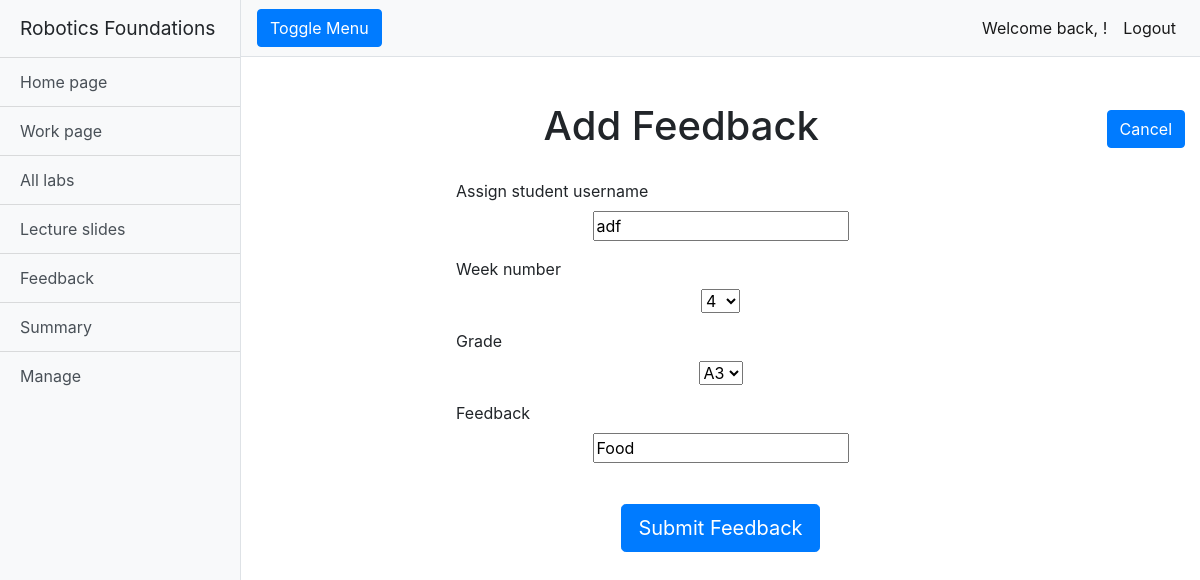
The page /rfwa/update_feedback/adf-4/ (signed in) on the database its author committed.
### rfwa/models.py (models this page shows, shortened)
class Feedback(models.Model):
    assignedStudent_username = models.CharField(max_length=128)
    week_number = models.CharField(max_length=128)
    grade = models.TextField(max_length=2048)
    comments = models.TextField(max_length=2048)
    slug = models.SlugField(primary_key=True, blank=True)

### rfwa/views.py (the view)
# urls.py: path("update_feedback/<slug:slugName>/",
@login_required
def update_feedback(request, slugName):
    current_feedback = Feedback.objects.get(slug=slugName)
    form = FeedbackForm(instance=current_feedback)
    if request.method == 'POST':
        form = FeedbackForm(request.POST, instance=current_feedback)
        if form.is_valid():
            form.save()
            return redirect('manage_feedbacks')
    return render(request, 'rfwa/add_feedback.html', {'form': form})

### rfwa/forms.py
class FeedbackForm(forms.ModelForm):
    assignedStudent_username = forms.CharField(max_length = 50, label="Assign student username")
    week_number = forms.CharField(label="Week number", widget=forms.Select(choices=WEEK_CHOICES))
    grade = forms.CharField(label="Grade", widget=forms.Select(choices=GRADE_CHOICES))
    comments = forms.CharField(max_length = 500, label="Feedback")
    class Meta:
        model = Feedback
        fields = ('assignedStudent_username', 'week_number', 'grade', 'comments' )

### templates/rfwa/add_feedback.html (shortened to what this page needs)
{% extends 'rfwa/base.html' %}
{% load static %}
{% block extra_head %}
<link href="{% static 'css/manage_page.css' %}" rel="stylesheet">
{% endblock %}
{% block body_block %}
<div class="container-fluid">
  <div class="row">
    <h1 class="col-12 text-center mt-4">Add Feedback<a class="rightside" href="/rfwa/manage_feedbacks/"><button type="button"
          class="btn btn-primary">Cancel</button></a></h1>
  </div>
  <form class="mx-auto" method="post" enctype="multipart/form-data">
    {% for field in form.visible_fields %}
    <div class="form-group">
      <label class="form-text-label">{{ field.label }}</label>
      <div class="input-group">
        <div class="mx-auto">{{ field }}</div>
      </div>
    </div>
    {% endfor %}
    <div class="submit-button-wrapper">
      <button type="submit" class="btn btn-primary btn-lg submit-button">Submit Feedback</button>
    </div>
  </form>
</div>
{% endblock %}

### static/css/simple-sidebar.css (style rules this page uses)
body { overflow-x: hidden; }

### static/css/override.css (style rules this page uses)
.mt-4 { text-align: center; vertical-align: middle; line-height: 90px; }

### static/css/manage_page.css (style rules this page uses)
.rightside { float: right; }
.submit-button-wrapper { text-align: center !important; }
.form-text-label { margin-left: 200px; }
.submit-button { margin-top: 25px; }

### rows shown on the page
Feedback: visible_fields "adf" "4" "A3" "Food"

### other values the page prints
{{ field.label }} "Assign student username" "Week number" "Grade" "Feedback"
